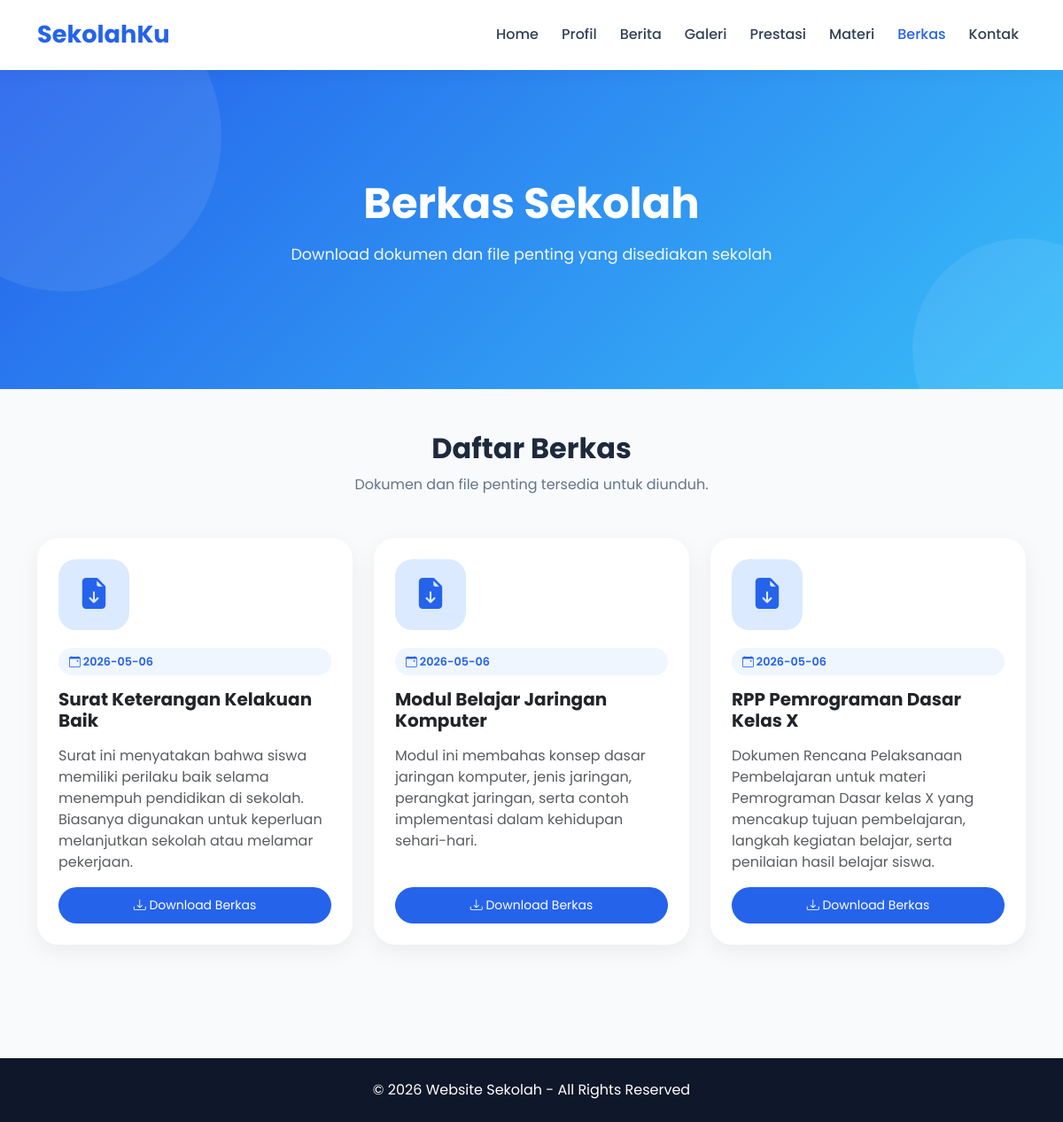
Screenshot of /berkas.php with the database file from the repository.
### tables this page shows
CREATE TABLE `berkas` (
  `id_berkas` int(11) NOT NULL,
  `judul` varchar(255) NOT NULL,
  `deskripsi` text DEFAULT NULL,
  `file_berkas` varchar(255) NOT NULL,
  `tanggal_upload` date DEFAULT curdate(),
  `kategori` varchar(100) DEFAULT NULL
);

### berkas.php (the view, shortened to what this page needs)
<?php
include 'config/koneksi.php';
$data = mysqli_query($koneksi, "SELECT * FROM berkas ORDER BY id_berkas DESC");
?>
<!DOCTYPE html>
<html>
<head>
    <link href="https://cdn.jsdelivr.net/npm/bootstrap@5.3.0/dist/css/bootstrap.min.css" rel="stylesheet">
    <link rel="stylesheet" href="https://cdn.jsdelivr.net/npm/bootstrap-icons@1.11.3/font/bootstrap-icons.min.css">
</head>
<body>
<nav class="navbar navbar-expand-lg sticky-top">
    <div class="container">
        <a class="navbar-brand fw-bold">SekolahKu</a>
        <div class="collapse navbar-collapse" id="menu">
            <ul class="navbar-nav ms-auto align-items-lg-center">
                <li><a href="index.php" class="nav-link">Home</a></li>
                <li><a href="profil.php" class="nav-link">Profil</a></li>
                <li><a href="berita.php" class="nav-link">Berita</a></li>
                <li><a href="galeri.php" class="nav-link">Galeri</a></li>
                <li><a href="prestasi.php" class="nav-link">Prestasi</a></li>
                <li><a href="materi.php" class="nav-link">Materi</a></li>
                <li><a href="berkas.php" class="nav-link active">Berkas</a></li>
                <li><a href="kontak.php" class="nav-link">Kontak</a></li>
            </ul>
        </div>
    </div>
</nav>
<section class="hero">
    <div class="hero-content container">
        <h1>Berkas Sekolah</h1>
        <p>Download dokumen dan file penting yang disediakan sekolah</p>
    </div>
</section>
<div class="container py-5">
    <div class="text-center mb-5">
        <h2 class="section-title">Daftar Berkas</h2>
        <p class="section-subtitle">Dokumen dan file penting tersedia untuk diunduh.</p>
    </div>
    <div class="row g-4">
        <?php while($row = mysqli_fetch_assoc($data)) { ?>
        <div class="col-lg-4 col-md-6 d-flex">
            <div class="card card-custom w-100 p-4 d-flex flex-column">
                <div class="file-icon">
                    <i class="bi bi-file-earmark-arrow-down-fill"></i>
                </div>
                <span class="badge-date">
                    <i class="bi bi-calendar-event"></i>
                    <?= htmlspecialchars($row['tanggal_upload']); ?>
                </span>
                <h5 class="fw-bold mb-3">
                    <?= htmlspecialchars($row['judul']); ?>
                </h5>
                <p class="text-muted flex-grow-1">
                    <?= htmlspecialchars($row['deskripsi']); ?>
                </p>
                <a href="uploads/berkas/<?= htmlspecialchars($row['file_berkas']); ?>"
                   class="btn btn-main btn-sm mt-auto"
                   download>
                    <i class="bi bi-download"></i> Download Berkas
                </a>
            </div>
        </div>
        <?php } ?>
    </div>
</div>
<footer class="footer text-center p-4">
    <p class="mb-0">© 2026 Website Sekolah - All Rights Reserved</p>
</footer>
</body>
</html>

### berkas.php (style rules this page uses)
* { margin:0; padding:0; box-sizing:border-box; font-family:'Poppins',sans-serif; }
body { background:#f8fafc; color:#1e293b; overflow-x:hidden; }
.navbar { background:rgba(255,255,255,0.9)!important; backdrop-filter:blur(12px); box-shadow:0 2px 20px rgba(0,0,0,0.05); padding:14px 0; }
.navbar-brand { font-size:1.7rem; font-weight:700; color:#2563eb!important; }
.nav-link { color:#334155!important; font-weight:500; margin-left:10px; transition:.3s; }
.nav-link:hover, .nav-link.active { color:#2563eb!important; }
.hero { min-height:45vh; display:flex; align-items:center; justify-content:center; text-align:center; background:linear-gradient(135deg,#2563eb,#38bdf8); color:white; position:relative; overflow:hidden; }
.hero::before { content:''; position:absolute; width:350px; height:350px; background:rgba(255,255,255,0.08); border-radius:50%; top:-100px; left:-100px; }
.hero::after { content:''; position:absolute; width:250px; height:250px; background:rgba(255,255,255,0.08); border-radius:50%; bottom:-80px; right:-80px; }
.hero-content { position:relative; z-index:2; }
.hero h1 { font-size:3rem; font-weight:700; margin-bottom:15px; }
.hero p { font-size:1.1rem; opacity:.95; }
.section-title { font-size:2rem; font-weight:700; margin-bottom:10px; }
.section-subtitle { color:#64748b; margin-bottom:35px; }
.card-custom { border:none; border-radius:24px; overflow:hidden; background:white; box-shadow:0 8px 25px rgba(0,0,0,0.06); transition:.3s; }
.file-icon { width:80px; height:80px; border-radius:20px; background:#dbeafe; color:#2563eb; display:flex; align-items:center; justify-content:center; font-size:35px; margin-bottom:20px; }
.badge-date { background:#eff6ff; color:#2563eb; padding:6px 12px; border-radius:50px; font-size:.8rem; font-weight:600; display:inline-block; margin-bottom:15px; }
.btn-main { background:#2563eb; color:white; border:none; border-radius:50px; padding:10px 20px; transition:.3s; }
.footer { background:#0f172a; color:white; margin-top:80px; }

### rows the page displays
berkas: tanggal_upload "2026-05-06", judul "Surat Keterangan Kelakuan Baik", deskripsi "Surat ini menyatakan bahwa siswa memiliki perilaku baik selama menempuh pendidikan di sekolah. Biasanya digunakan untuk keperluan melanjutkan sekolah atau melamar pekerjaan."
berkas: tanggal_upload "2026-05-06", judul "Modul Belajar Jaringan Komputer", deskripsi "Modul ini membahas konsep dasar jaringan komputer, jenis jaringan, perangkat jaringan, serta contoh implementasi dalam kehidupan sehari-hari."
berkas: tanggal_upload "2026-05-06", judul "RPP Pemrograman Dasar Kelas X", deskripsi "Dokumen Rencana Pelaksanaan Pembelajaran untuk materi Pemrograman Dasar kelas X yang mencakup tujuan pembelajaran, langkah kegiatan belajar, serta penilaian hasil belajar siswa."
